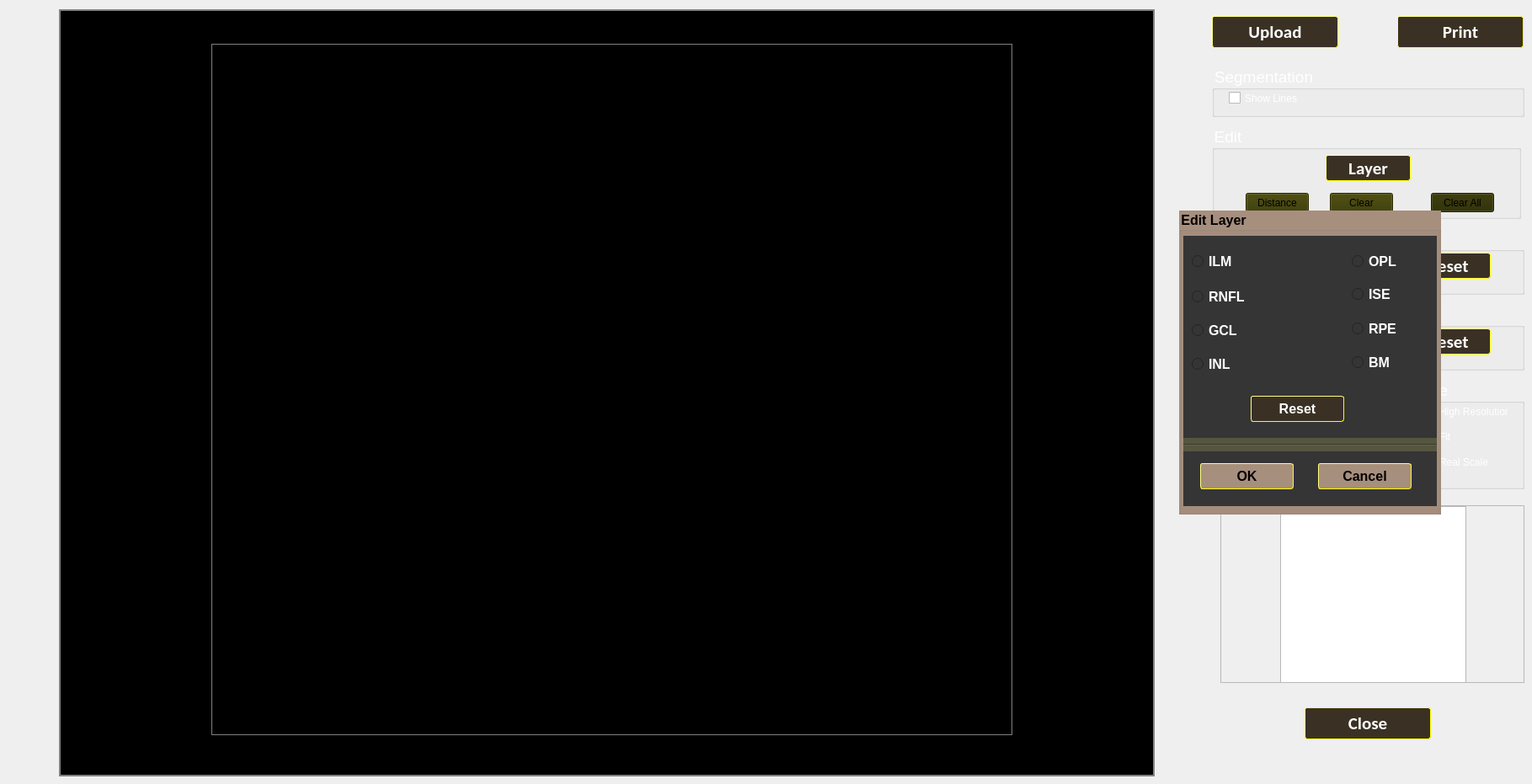
    <widget class="QWidget" name="stackWidget_octaPage2">
     <widget class="QPushButton" name="btn_close_measure">
      <property name="geometry">
       <rect>
        <x>1549</x>
        <y>840</y>
        <width>150</width>
        <height>38</height>
       </rect>
      </property>
      <property name="font">
       <font>
        <family>Calibri</family>
        <pointsize>16</pointsize>
        <weight>75</weight>
        <bold>true</bold>
       </font>
      </property>
      <property name="focusPolicy">
       <enum>Qt::NoFocus</enum>
      </property>
      <property name="styleSheet">
       <string notr="true">QPushButton
{
background-color:  rgb(255, 236, 20);
color:black;
border-radius:3px;
border-style: outset;
border-width: 1px;
	border-color: rgb(255, 255, 0);
}

QPushButton:!pressed { 
 background-color:  rgb(58, 49, 36);
color:white;

}

QPushButton:hover { 
 border-color: rgb(128, 128, 128);

}

QPushButton:pressed { 
	background-color:  rgb(255, 236, 20);

}</string>
      </property>
      <property name="text">
       <string>Close</string>
      </property>
     </widget>
     <widget class="QPushButton" name="btn_logout_upload_3">
      <property name="geometry">
       <rect>
        <x>1439</x>
        <y>19</y>
        <width>150</width>
        <height>38</height>
       </rect>
      </property>
      <property name="font">
       <font>
        <family>Calibri</family>
        <pointsize>16</pointsize>
        <weight>75</weight>
        <bold>true</bold>
       </font>
      </property>
      <property name="focusPolicy">
       <enum>Qt::NoFocus</enum>
      </property>
      <property name="styleSheet">
       <string notr="true">QPushButton
{
background-color:  rgb(255, 236, 20);
color:black;
border-radius:3px;
border-style: outset;
border-width: 1px;
	border-color: rgb(255, 255, 0);
}

QPushButton:!pressed { 
 background-color:  rgb(58, 49, 36);
color:white;

}

QPushButton:hover { 
 border-color: rgb(128, 128, 128);

}

QPushButton:pressed { 
	background-color:  rgb(255, 236, 20);

}</string>
      </property>
      <property name="text">
       <string>Upload</string>
      </property>
     </widget>
     <widget class="QGroupBox" name="groupBox_18">
      <property name="geometry">
       <rect>
        <x>1669</x>
        <y>450</y>
        <width>141</width>
        <height>131</height>
       </rect>
      </property>
      <property name="font">
       <font>
        <pointsize>14</pointsize>
       </font>
      </property>
      <property name="styleSheet">
       <string notr="true">color: white</string>
      </property>
      <property name="title">
       <string>Scale</string>
      </property>
      <widget class="QRadioButton" name="radioButton_4">
       <property name="geometry">
        <rect>
         <x>20</x>
         <y>30</y>
         <width>101</width>
         <height>17</height>
        </rect>
       </property>
       <property name="text">
        <string>High Resolution</string>
       </property>
      </widget>
      <widget class="QRadioButton" name="radioButton_5">
       <property name="geometry">
        <rect>
         <x>20</x>
         <y>60</y>
         <width>82</width>
         <height>17</height>
        </rect>
       </property>
       <property name="text">
        <string>Fit</string>
       </property>
      </widget>
      <widget class="QRadioButton" name="radioButton_6">
       <property name="geometry">
        <rect>
         <x>20</x>
         <y>90</y>
         <width>82</width>
         <height>17</height>
        </rect>
       </property>
       <property name="text">
        <string>Real Scale</string>
       </property>
      </widget>
     </widget>
     <widget class="QGroupBox" name="groupBox_17">
      <property name="geometry">
       <rect>
        <x>1439</x>
        <y>270</y>
        <width>371</width>
        <height>80</height>
       </rect>
      </property>
      <property name="font">
       <font>
        <pointsize>14</pointsize>
       </font>
      </property>
      <property name="styleSheet">
       <string notr="true">color: white</string>
      </property>
      <property name="title">
       <string>Brightness</string>
      </property>
      <widget class="QPushButton" name="reset_bright">
       <property name="geometry">
        <rect>
         <x>230</x>
         <y>30</y>
         <width>101</width>
         <height>31</height>
        </rect>
       </property>
       <property name="font">
        <font>
         <family>Calibri</family>
         <pointsize>16</pointsize>
         <weight>75</weight>
         <bold>true</bold>
        </font>
       </property>
       <property name="focusPolicy">
        <enum>Qt::NoFocus</enum>
       </property>
       <property name="styleSheet">
        <string notr="true">QPushButton
{
background-color:  rgb(255, 236, 20);
color:black;
border-radius:3px;
border-style: outset;
border-width: 1px;
	border-color: rgb(255, 255, 0);
}

QPushButton:!pressed { 
 background-color:  rgb(58, 49, 36);
color:white;

}

QPushButton:hover { 
 border-color: rgb(128, 128, 128);

}

QPushButton:pressed { 
	background-color:  rgb(255, 236, 20);

}</string>
       </property>
       <property name="text">
        <string>Reset</string>
       </property>
      </widget>
      <widget class="QSlider" name="horizontalSlider_bright">
       <property name="geometry">
        <rect>
         <x>10</x>
         <y>40</y>
         <width>160</width>
         <height>22</height>
        </rect>
       </property>
       <property name="styleSheet">
        <string notr="true">QSlider::groove:horizontal {
    border: 1px solid #999999;
    height:28px; /* the groove expands to the size of the slider by default. by giving it a height, it has a fixed size */
 background-color:  rgb(58, 49, 36);
   
    margin: 2px 0;
}

QSlider::handle:horizontal {
    background: qlineargradient(x1:0, y1:0, x2:1, y2:1, stop:0 #b4b4b4, stop:1 #8f8f8f);
    border: 5px solid #5c5c5c;h
    width: 18px;
    margin: -42px 0; /* handle is placed by default on the contents rect of the groove. Expand outside the groove */
    border-radius: 3px;
}

</string>
       </property>
       <property name="minimum">
        <number>1</number>
       </property>
       <property name="maximum">
        <number>100</number>
       </property>
       <property name="orientation">
        <enum>Qt::Horizontal</enum>
       </property>
      </widget>
     </widget>
     <widget class="QGroupBox" name="groupBox_15">
      <property name="geometry">
       <rect>
        <x>1439</x>
        <y>78</y>
        <width>371</width>
        <height>61</height>
       </rect>
      </property>
      <property name="font">
       <font>
        <pointsize>14</pointsize>
       </font>
      </property>
      <property name="styleSheet">
       <string notr="true">color: white</string>
      </property>
      <property name="title">
       <string>Segmentation</string>
      </property>
      <widget class="QCheckBox" name="checkBox_seg">
       <property name="geometry">
        <rect>
         <x>20</x>
         <y>30</y>
         <width>121</width>
         <height>17</height>
        </rect>
       </property>
       <property name="text">
        <string>Show Lines</string>
       </property>
      </widget>
     </widget>
     <widget class="QScrollArea" name="scrollArea_measure">
      <property name="geometry">
       <rect>
        <x>70</x>
        <y>11</y>
        <width>1301</width>
        <height>911</height>
       </rect>
      </property>
      <property name="mouseTracking">
       <bool>true</bool>
      </property>
      <property name="tabletTracking">
       <bool>true</bool>
      </property>
      <property name="styleSheet">
       <string notr="true">border: 1px solid gray;
background-color: rgb(0, 0, 0);</string>
      </property>
      <property name="widgetResizable">
       <bool>true</bool>
      </property>
      <widget class="QWidget" name="scrollAreaWidgetContents_31">
       <property name="geometry">
        <rect>
         <x>0</x>
         <y>0</y>
         <width>1299</width>
         <height>909</height>
        </rect>
       </property>
       <widget class="QGraphicsView" name="h_scroll_graphicsview">
        <property name="geometry">
         <rect>
          <x>180</x>
          <y>40</y>
          <width>951</width>
          <height>821</height>
         </rect>
        </property>
        <property name="styleSheet">
         <string notr="true">background-color: rgb(0, 0, 0);</string>
        </property>
        <property name="verticalScrollBarPolicy">
         <enum>Qt::ScrollBarAlwaysOff</enum>
        </property>
        <property name="horizontalScrollBarPolicy">
         <enum>Qt::ScrollBarAlwaysOff</enum>
        </property>
       </widget>
      </widget>
     </widget>
     <widget class="QGroupBox" name="groupBox_14">
      <property name="geometry">
       <rect>
        <x>1439</x>
        <y>149</y>
        <width>367</width>
        <height>111</height>
       </rect>
      </property>
      <property name="font">
       <font>
        <pointsize>14</pointsize>
       </font>
      </property>
      <property name="styleSheet">
       <string notr="true">color: white</string>
      </property>
      <property name="title">
       <string>Edit</string>
      </property>
      <widget class="QPushButton" name="btn_distnace">
       <property name="geometry">
        <rect>
         <x>40</x>
         <y>80</y>
         <width>75</width>
         <height>23</height>
        </rect>
       </property>
       <property name="styleSheet">
        <string notr="true">background-color: rgb(56, 56, 0);
color:black</string>
       </property>
       <property name="text">
        <string>Distance</string>
       </property>
      </widget>
      <widget class="QPushButton" name="btn_clear">
       <property name="geometry">
        <rect>
         <x>140</x>
         <y>80</y>
         <width>75</width>
         <height>23</height>
        </rect>
       </property>
       <property name="styleSheet">
        <string notr="true">background-color: rgb(56, 56, 0);
color:black</string>
       </property>
       <property name="text">
        <string>Clear</string>
       </property>
      </widget>
      <widget class="QPushButton" name="btn_clearall">
       <property name="geometry">
        <rect>
         <x>260</x>
         <y>80</y>
         <width>75</width>
         <height>23</height>
        </rect>
       </property>
       <property name="styleSheet">
        <string notr="true">background-color: rgb(43, 43, 0);
color:black</string>
       </property>
       <property name="text">
        <string>Clear All</string>
       </property>
      </widget>
      <widget class="QPushButton" name="btn_Layer_report">
       <property name="geometry">
        <rect>
         <x>135</x>
         <y>35</y>
         <width>101</width>
         <height>31</height>
        </rect>
       </property>
       <property name="font">
        <font>
         <family>Calibri</family>
         <pointsize>16</pointsize>
         <weight>75</weight>
         <bold>true</bold>
        </font>
       </property>
       <property name="focusPolicy">
        <enum>Qt::NoFocus</enum>
       </property>
       <property name="styleSheet">
        <string notr="true">QPushButton
{
background-color:  rgb(255, 236, 20);
color:black;
border-radius:3px;
border-style: outset;
border-width: 1px;
	border-color: rgb(255, 255, 0);
}

QPushButton:!pressed { 
 background-color:  rgb(58, 49, 36);
color:white;

}

QPushButton:hover { 
 border-color: rgb(128, 128, 128);

}

QPushButton:pressed { 
	background-color:  rgb(255, 236, 20);

}</string>
       </property>
       <property name="text">
        <string>Layer</string>
       </property>
      </widget>
      <zorder>btn_Layer_report</zorder>
      <zorder>btn_distnace</zorder>
      <zorder>btn_clear</zorder>
      <zorder>btn_clearall</zorder>
     </widget>
     <widget class="QGroupBox" name="groupBox_13">
      <property name="geometry">
       <rect>
        <x>1449</x>
        <y>450</y>
        <width>141</width>
        <height>131</height>
       </rect>
      </property>
      <property name="font">
       <font>
        <pointsize>14</pointsize>
       </font>
      </property>
      <property name="styleSheet">
       <string notr="true">color: white</string>
      </property>
      <property name="title">
       <string>Color</string>
      </property>
      <widget class="QRadioButton" name="radioButton">
       <property name="geometry">
        <rect>
         <x>20</x>
         <y>30</y>
         <width>82</width>
         <height>17</height>
        </rect>
       </property>
       <property name="text">
        <string>Gray Scale</string>
       </property>
      </widget>
      <widget class="QRadioButton" name="radioButton_2">
       <property name="geometry">
        <rect>
         <x>20</x>
         <y>60</y>
         <width>82</width>
         <height>17</height>
        </rect>
       </property>
       <property name="text">
        <string>Invert</string>
       </property>
      </widget>
      <widget class="QRadioButton" name="radioButton_3">
       <property name="geometry">
        <rect>
         <x>20</x>
         <y>90</y>
         <width>82</width>
         <height>17</height>
        </rect>
       </property>
       <property name="text">
        <string>False Color</string>
       </property>
      </widget>
     </widget>
     <widget class="QPushButton" name="btn_logout_19">
      <property name="geometry">
       <rect>
        <x>1659</x>
        <y>19</y>
        <width>150</width>
        <height>38</height>
       </rect>
      </property>
      <property name="font">
       <font>
        <family>Calibri</family>
        <pointsize>16</pointsize>
        <weight>75</weight>
        <bold>true</bold>
       </font>
      </property>
      <property name="focusPolicy">
       <enum>Qt::NoFocus</enum>
      </property>
      <property name="styleSheet">
       <string notr="true">QPushButton
{
background-color:  rgb(255, 236, 20);
color:black;
border-radius:3px;
border-style: outset;
border-width: 1px;
	border-color: rgb(255, 255, 0);
}

QPushButton:!pressed { 
 background-color:  rgb(58, 49, 36);
color:white;

}

QPushButton:hover { 
 border-color: rgb(128, 128, 128);

}

QPushButton:pressed { 
	background-color:  rgb(255, 236, 20);

}</string>
      </property>
      <property name="text">
       <string>Print</string>
      </property>
     </widget>
     <widget class="QScrollArea" name="scrollArea_7">
      <property name="geometry">
       <rect>
        <x>1449</x>
        <y>600</y>
        <width>361</width>
        <height>211</height>
       </rect>
      </property>
      <property name="widgetResizable">
       <bool>true</bool>
      </property>
      <widget class="QWidget" name="scrollAreaWidgetContents_3">
       <property name="geometry">
        <rect>
         <x>0</x>
         <y>0</y>
         <width>359</width>
         <height>209</height>
        </rect>
       </property>
       <widget class="QGraphicsView" name="graphicsView_3">
        <property name="geometry">
         <rect>
          <x>70</x>
          <y>0</y>
          <width>221</width>
          <height>211</height>
         </rect>
        </property>
        <property name="verticalScrollBarPolicy">
         <enum>Qt::ScrollBarAlwaysOff</enum>
        </property>
        <property name="horizontalScrollBarPolicy">
         <enum>Qt::ScrollBarAlwaysOff</enum>
        </property>
       </widget>
      </widget>
     </widget>
     <widget class="QGroupBox" name="groupBox_16">
      <property name="geometry">
       <rect>
        <x>1439</x>
        <y>360</y>
        <width>371</width>
        <height>80</height>
       </rect>
      </property>
      <property name="font">
       <font>
        <pointsize>14</pointsize>
       </font>
      </property>
      <property name="styleSheet">
       <string notr="true">color: white</string>
      </property>
      <property name="title">
       <string>Contrast</string>
      </property>
      <widget class="QPushButton" name="reset_contrast">
       <property name="geometry">
        <rect>
         <x>230</x>
         <y>30</y>
         <width>101</width>
         <height>31</height>
        </rect>
       </property>
       <property name="font">
        <font>
         <family>Calibri</family>
         <pointsize>16</pointsize>
         <weight>75</weight>
         <bold>true</bold>
        </font>
       </property>
       <property name="focusPolicy">
        <enum>Qt::NoFocus</enum>
       </property>
       <property name="styleSheet">
        <string notr="true">QPushButton
{
background-color:  rgb(255, 236, 20);
color:black;
border-radius:3px;
border-style: outset;
border-width: 1px;
	border-color: rgb(255, 255, 0);
}

QPushButton:!pressed { 
 background-color:  rgb(58, 49, 36);
color:white;

}

QPushButton:hover { 
 border-color: rgb(128, 128, 128);

}

QPushButton:pressed { 
	background-color:  rgb(255, 236, 20);

}</string>
       </property>
       <property name="text">
        <string>Reset</string>
       </property>
      </widget>
      <widget class="QSlider" name="horizontalSlider_contrast">
       <property name="geometry">
        <rect>
         <x>10</x>
         <y>40</y>
         <width>160</width>
         <height>22</height>
        </rect>
       </property>
       <property name="styleSheet">
        <string notr="true">QSlider::groove:horizontal {
    border: 1px solid #999999;
    height:28px; /* the groove expands to the size of the slider by default. by giving it a height, it has a fixed size */
 background-color:  rgb(58, 49, 36);
   
    margin: 2px 0;
}

QSlider::handle:horizontal {
    background: qlineargradient(x1:0, y1:0, x2:1, y2:1, stop:0 #b4b4b4, stop:1 #8f8f8f);
    border: 5px solid #5c5c5c;h
    width: 18px;
    margin: -42px 0; /* handle is placed by default on the contents rect of the groove. Expand outside the groove */
    border-radius: 3px;
}

</string>
       </property>
       <property name="orientation">
        <enum>Qt::Horizontal</enum>
       </property>
      </widget>
     </widget>
     <widget class="QGroupBox" name="groupBox_4">
      <property name="geometry">
       <rect>
        <x>1400</x>
        <y>250</y>
        <width>311</width>
        <height>361</height>
       </rect>
      </property>
      <property name="font">
       <font>
        <family>Segoe UI</family>
        <pointsize>12</pointsize>
        <weight>75</weight>
        <bold>true</bold>
       </font>
      </property>
      <property name="styleSheet">
       <string notr="true">background-color:rgb(167,143,126);
color:black</string>
      </property>
      <property name="title">
       <string>Edit Layer</string>
      </property>
      <widget class="QWidget" name="widget_15" native="true">
       <property name="geometry">
        <rect>
         <x>5</x>
         <y>30</y>
         <width>301</width>
         <height>321</height>
        </rect>
       </property>
       <property name="styleSheet">
        <string notr="true">background-color: rgb(53, 53, 53);</string>
       </property>
       <widget class="QRadioButton" name="radioButton_29">
        <property name="geometry">
         <rect>
          <x>10</x>
          <y>20</y>
          <width>101</width>
          <height>21</height>
         </rect>
        </property>
        <property name="font">
         <font>
          <family>Segoe UI</family>
          <pointsize>12</pointsize>
          <weight>75</weight>
          <bold>true</bold>
         </font>
        </property>
        <property name="styleSheet">
         <string notr="true">color:white</string>
        </property>
        <property name="text">
         <string>ILM</string>
        </property>
       </widget>
       <widget class="QRadioButton" name="radioButton_30">
        <property name="geometry">
         <rect>
          <x>10</x>
          <y>62</y>
          <width>101</width>
          <height>21</height>
         </rect>
        </property>
        <property name="font">
         <font>
          <family>Segoe UI</family>
          <pointsize>12</pointsize>
          <weight>75</weight>
          <bold>true</bold>
         </font>
        </property>
        <property name="styleSheet">
         <string notr="true">color:white</string>
        </property>
        <property name="text">
         <string>RNFL</string>
        </property>
       </widget>
       <widget class="QRadioButton" name="radioButton_31">
        <property name="geometry">
         <rect>
          <x>10</x>
          <y>102</y>
          <width>101</width>
          <height>21</height>
         </rect>
        </property>
        <property name="font">
         <font>
          <family>Segoe UI</family>
          <pointsize>12</pointsize>
          <weight>75</weight>
          <bold>true</bold>
         </font>
        </property>
        <property name="styleSheet">
         <string notr="true">color:white</string>
        </property>
        <property name="text">
         <string>GCL</string>
        </property>
       </widget>
       <widget class="QRadioButton" name="radioButton_32">
        <property name="geometry">
         <rect>
          <x>10</x>
          <y>142</y>
          <width>101</width>
          <height>21</height>
         </rect>
        </property>
        <property name="font">
         <font>
          <family>Segoe UI</family>
          <pointsize>12</pointsize>
          <weight>75</weight>
          <bold>true</bold>
         </font>
        </property>
        <property name="styleSheet">
         <string notr="true">color:white</string>
        </property>
        <property name="text">
         <string>INL</string>
        </property>
       </widget>
       <widget class="QRadioButton" name="radioButton_33">
        <property name="geometry">
         <rect>
          <x>200</x>
          <y>20</y>
          <width>91</width>
          <height>21</height>
         </rect>
        </property>
        <property name="font">
         <font>
          <family>Segoe UI</family>
          <pointsize>12</pointsize>
          <weight>75</weight>
          <bold>true</bold>
         </font>
        </property>
        <property name="styleSheet">
         <string notr="true">color:white</string>
        </property>
        <property name="text">
         <string>OPL</string>
        </property>
       </widget>
       <widget class="QRadioButton" name="radioButton_34">
        <property name="geometry">
         <rect>
          <x>200</x>
          <y>59</y>
          <width>91</width>
          <height>21</height>
         </rect>
        </property>
        <property name="font">
         <font>
          <family>Segoe UI</family>
          <pointsize>12</pointsize>
          <weight>75</weight>
          <bold>true</bold>
         </font>
        </property>
        <property name="styleSheet">
         <string notr="true">color:white</string>
        </property>
        <property name="text">
         <string>ISE</string>
        </property>
       </widget>
       <widget class="QRadioButton" name="radioButton_35">
        <property name="geometry">
         <rect>
          <x>200</x>
          <y>100</y>
          <width>81</width>
          <height>21</height>
         </rect>
        </property>
        <property name="font">
         <font>
          <family>Segoe UI</family>
          <pointsize>12</pointsize>
          <weight>75</weight>
          <bold>true</bold>
         </font>
        </property>
        <property name="styleSheet">
         <string notr="true">color:white</string>
        </property>
        <property name="text">
         <string>RPE</string>
        </property>
       </widget>
       <widget class="QRadioButton" name="radioButton_36">
        <property name="geometry">
         <rect>
          <x>200</x>
          <y>140</y>
          <width>81</width>
          <height>21</height>
         </rect>
        </property>
        <property name="font">
         <font>
          <family>Segoe UI</family>
          <pointsize>12</pointsize>
          <weight>75</weight>
          <bold>true</bold>
         </font>
        </property>
        <property name="styleSheet">
         <string notr="true">color:white</string>
        </property>
        <property name="text">
         <string>BM</string>
        </property>
       </widget>
       <widget class="QPushButton" name="Reset_layer_2">
        <property name="geometry">
         <rect>
          <x>80</x>
          <y>190</y>
          <width>111</width>
          <height>31</height>
         </rect>
        </property>
        <property name="font">
         <font>
          <family>Segoe UI</family>
          <pointsize>12</pointsize>
          <weight>75</weight>
          <bold>true</bold>
         </font>
        </property>
        <property name="styleSheet">
         <string notr="true">QPushButton
{
background-color:  rgb(255, 236, 20);
color:black;
border-radius:3px;
border-style: outset;
border-width: 1px;
	border-color: rgb(255, 255, 0);
}

QPushButton:!pressed { 
 background-color:  rgb(58, 49, 36);
color:white;

}

QPushButton:hover { 
 border-color: rgb(128, 128, 128);

}

QPushButton:pressed { 
	background-color:  rgb(255, 236, 20);

}</string>
        </property>
        <property name="text">
         <string>Reset</string>
        </property>
       </widget>
       <widget class="QPushButton" name="h_scroll_macula_single_layer_ok_2">
        <property name="geometry">
         <rect>
          <x>20</x>
          <y>270</y>
          <width>111</width>
          <height>31</height>
         </rect>
        </property>
        <property name="font">
         <font>
          <family>Segoe UI</family>
          <pointsize>12</pointsize>
          <weight>75</weight>
          <bold>true</bold>
         </font>
        </property>
        <property name="styleSheet">
         <string notr="true">QPushButton
{
background-color:rgb(167,143,126);
color:black;
border-radius:3px;
border-style: outset;
border-width: 1px;
	border-color: rgb(255, 255, 0);
}

QPushButton:!pressed { 
background-color:rgb(167,143,126);
color:black;

}

QPushButton:hover { 
 border-color: rgb(167,143,126);

}

QPushButton:pressed { 
	background-color:  rgb(255, 236, 20);

}</string>
        </property>
        <property name="text">
         <string>OK</string>
        </property>
       </widget>
       <widget class="QPushButton" name="h_scroll_macula_single_layer_cancel_2">
        <property name="geometry">
         <rect>
          <x>160</x>
          <y>270</y>
          <width>111</width>
          <height>31</height>
         </rect>
        </property>
        <property name="font">
         <font>
          <family>Segoe UI</family>
          <pointsize>12</pointsize>
          <weight>75</weight>
          <bold>true</bold>
         </font>
        </property>
        <property name="styleSheet">
         <string notr="true">


QPushButton
{
background-color:rgb(167,143,126);
color:black;
border-radius:3px;
border-style: outset;
border-width: 1px;
	border-color: rgb(255, 255, 0);
}

QPushButton:!pressed { 
background-color:rgb(167,143,126);
color:black;

}

QPushButton:hover { 
 border-color: rgb(128, 128, 128);

}

QPushButton:pressed { 
	background-color:  rgb(255, 236, 20);

}</string>
        </property>
        <property name="text">
         <string>Cancel</string>
        </property>
       </widget>
       <widget class="Line" name="line_18">
        <property name="geometry">
         <rect>
          <x>0</x>
          <y>240</y>
          <width>301</width>
          <height>16</height>
         </rect>
        </property>
        <property name="styleSheet">
         <string notr="true">
background-color: rgb(86, 86, 64);</string>
        </property>
        <property name="orientation">
         <enum>Qt::Horizontal</enum>
        </property>
       </widget>
      </widget>
     </widget>
    </widget>
